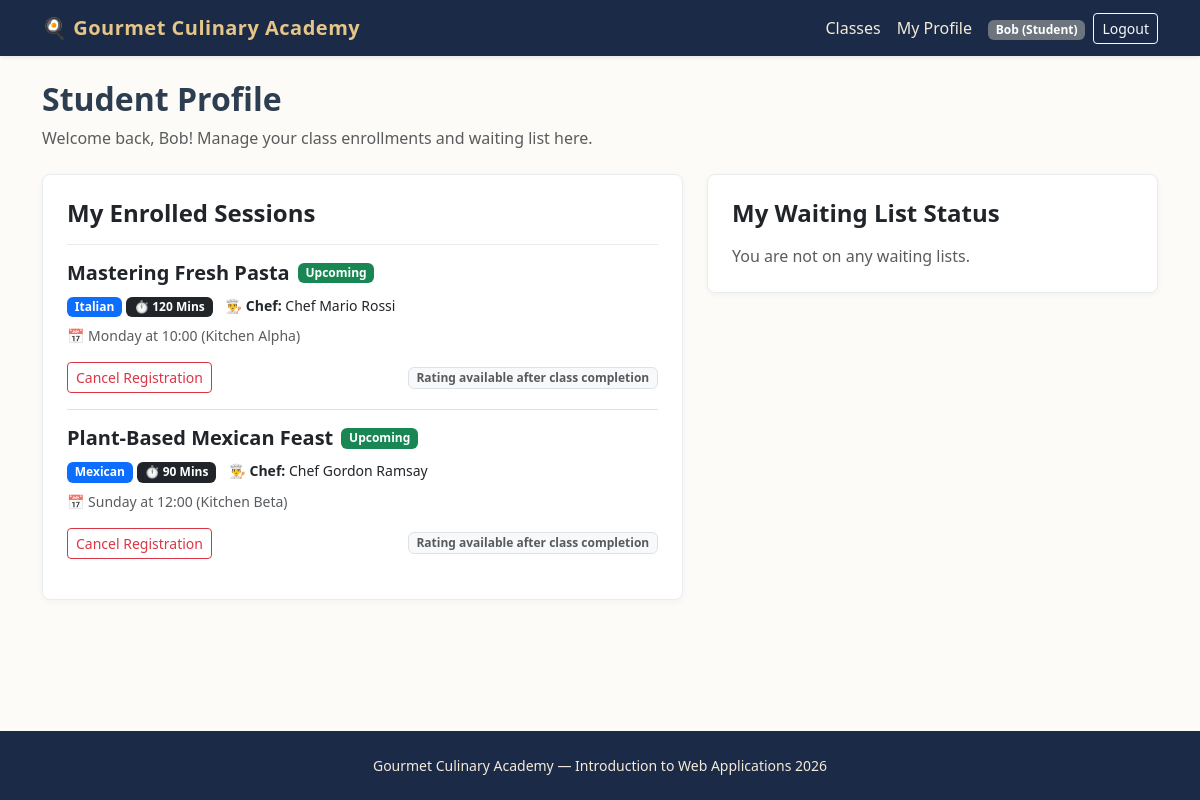
Page /student/profile (signed in) on the committed database.
### tables this page shows
CREATE TABLE users (
    id INTEGER PRIMARY KEY AUTOINCREMENT,
    email TEXT UNIQUE NOT NULL,
    first_name TEXT NOT NULL,
    last_name TEXT NOT NULL,
    password TEXT NOT NULL,
    role TEXT NOT NULL CHECK(role IN ('Manager', 'Student'))
);

CREATE TABLE enrollments (
    id INTEGER PRIMARY KEY AUTOINCREMENT,
    student_id INTEGER NOT NULL,
    session_id INTEGER NOT NULL,
    FOREIGN KEY (student_id) REFERENCES users(id) ON DELETE CASCADE,
    FOREIGN KEY (session_id) REFERENCES class_sessions(id) ON DELETE CASCADE,
    UNIQUE(student_id, session_id)
);

CREATE TABLE cooking_classes (
    id INTEGER PRIMARY KEY AUTOINCREMENT,
    manager_id INTEGER NOT NULL,
    title TEXT NOT NULL UNIQUE,
    cuisine TEXT NOT NULL,
    difficulty TEXT NOT NULL CHECK(difficulty IN ('Beginner', 'Intermediate', 'Advanced')),
    duration INTEGER NOT NULL,
    dietary_category TEXT NOT NULL CHECK(dietary_category IN ('Standard', 'Vegetarian', 'Vegan', 'Gluten-free')),
    chef_name TEXT NOT NULL,
    ingredients TEXT NOT NULL, -- Virgülle ayrılmış en az 4 malzeme
    description TEXT NOT NULL,
    photo_1 TEXT NOT NULL,
    photo_2 TEXT NOT NULL,
    photo_3 TEXT NOT NULL,
    FOREIGN KEY (manager_id) REFERENCES users(id) ON DELETE CASCADE
);

CREATE TABLE class_sessions (
    id INTEGER PRIMARY KEY AUTOINCREMENT,
    class_id INTEGER NOT NULL,
    day_of_week TEXT NOT NULL CHECK(day_of_week IN ('Monday', 'Tuesday', 'Wednesday', 'Thursday', 'Friday', 'Saturday', 'Sunday')),
    start_time TEXT NOT NULL, -- HH:MM formatında
    kitchen_name TEXT NOT NULL,
    max_capacity INTEGER NOT NULL DEFAULT 10,
    FOREIGN KEY (class_id) REFERENCES cooking_classes(id) ON DELETE CASCADE
);

### routes/student_routes.py (the view)
@student_bp.route("/profile")
@login_required
def profile():
    raw_enrollments = get_student_enrollments(current_user.id)
    waiting_sessions = get_student_waiting_list(current_user.id)
    processed_enrollments = []
    print("\n--- DEBUG START ---")
    sim_now = get_current_simulated_datetime()
    print(f"1. SIMULE ZAMAN: {sim_now} (Day Index: {sim_now.isoweekday()})")
    for item in raw_enrollments:
        enroll_data = dict(item)
        day = enroll_data.get("day_of_week")
        time_str = enroll_data.get("start_time")
        is_past_val = is_session_past(day, time_str)
        enroll_data["is_past"] = is_past_val
        enroll_data["can_cancel"] = can_cancel_enrollment(day, time_str)
        print(
            f"2. DERS: {enroll_data.get('class_title')} | "
            f"Gun: '{day}' | Saat: '{time_str}' | "
            f"is_past sonucu: {is_past_val}"
        )
        processed_enrollments.append(enroll_data)
    print("--- DEBUG END ---\n")
    return render_template(
        "student/profile.html",
        enrollments=processed_enrollments,
        waiting_sessions=waiting_sessions,
    )

### app.py (called while the page is built)
@app.after_request
def add_header(response):
    response.headers["Cache-Control"] = (
        "no-store, no-cache, must-revalidate, post-check=0, pre-check=0, max-age=0"
    )
    response.headers["Pragma"] = "no-cache"
    response.headers["Expires"] = "-1"
    return response

@login_manager.user_loader
def load_user(user_id):
    row = get_user_by_id(user_id)
    if row:
        return User(
            user_id=row["id"],
            email=row["email"],
            first_name=row["first_name"],
            last_name=row["last_name"],
            role=row["role"]
        )
    return None

### dao/enrollment_dao.py (called while the page is built)
def get_student_waiting_list(student_id):
    conn = get_db()
    cursor = conn.cursor()
    cursor.execute(
        """
        SELECT w.id AS waiting_id, w.session_id, s.day_of_week, s.start_time,
               c.title AS class_title, c.chef_name, c.duration,
               (
                   SELECT COUNT(*) + 1
                   FROM waiting_list w2
                   WHERE w2.session_id = w.session_id AND w2.joined_at < w.joined_at
               ) AS position
        FROM waiting_list w
        JOIN class_sessions s ON w.session_id = s.id
        JOIN cooking_classes c ON s.class_id = c.id
        WHERE w.student_id = ?
        ORDER BY w.joined_at ASC
    """,
        (student_id,),
    )
    waiting_list = cursor.fetchall()
    close_db(conn)
    return waiting_list

### dao/user_dao.py (called while the page is built)
def get_user_by_id(user_id):
    conn = get_db()
    cursor = conn.cursor()
    cursor.execute("SELECT * FROM users WHERE id = ?", (user_id,))
    user = cursor.fetchone()
    close_db(conn)
    return user

### database/database.py (called while the page is built)
def get_db():
    conn = sqlite3.connect(DATABASE, timeout=10.0)
    conn.row_factory = sqlite3.Row
    conn.execute("PRAGMA foreign_keys = ON")
    return conn

### routes/student_routes.py (called while the page is built)
@student_bp.before_request
@login_required
def check_student_role():
    if current_user.role != "Student":
        flash("Access denied. Student privileges required.", "danger")
        return redirect(url_for("home.index"))

### utils.py (called while the page is built)
def can_cancel_enrollment(session_day, session_start_time):
    sim_now = get_current_simulated_datetime()
    session_dt = get_next_session_datetime(session_day, session_start_time)
    if sim_now >= session_dt:
        return False
    time_difference = session_dt - sim_now
    return time_difference.total_seconds() >= 12 * 3600

### templates/student/profile.html (shortened to what this page needs)
{% extends "base.html" %}
{% block content %}
<header class="mb-4">
    <h1 class="h2 fw-bold">Student Profile</h1>
    <p class="text-muted">Welcome back, {{ current_user.first_name }}! Manage your class enrollments and waiting list here.</p>
</header>
<div class="row g-4">
    <section class="col-lg-7">
        <div class="card card-culinary p-4 mb-4">
            <h2 class="h4 fw-bold mb-3">My Enrolled Sessions</h2>
            {% if enrollments %}
                <div class="list-group list-group-flush">
                    {% for e in enrollments %}
                        <div class="list-group-item bg-transparent px-0 py-3 {{ 'opacity-75' if e.is_past else '' }}">
                            <div class="d-flex justify-content-between align-items-start mb-2">
                                <div>
                                    <div class="d-flex align-items-center gap-2 mb-1">
                                        <h3 class="h5 fw-bold mb-0">{{ e.class_title }}</h3>
                                        {% if e.is_past %}
                                            <span class="badge bg-secondary">Completed</span>
                                        {% else %}
                                            <span class="badge bg-success">Upcoming</span>
                                        {% endif %}
                                    </div>
                                    <div class="mb-2 mt-2">
                                        <span class="badge bg-primary">{{ e.cuisine }}</span>
                                        {% if e.duration %}
                                            <span class="badge bg-dark">⏱️ {{ e.duration }} Mins</span>
                                        {% endif %}
                                        <span class="small text-dark ms-2">👨‍🍳 <strong>Chef:</strong> {{ e.chef_name }}</span>
                                    </div>
                                    <div class="text-muted small">
                                        📅 {{ e.day_of_week }} at {{ e.start_time[:5] if e.start_time else e.start_time }} ({{ e.kitchen_name }})
                                    </div>
                                </div>
                            </div>
                            <div class="d-flex justify-content-between align-items-center mt-3 flex-wrap gap-2">
                                {% if e.is_past %}
                                    <span class="text-muted small"><i>Session completed</i></span>
                                    {% if e.user_score %}
                                        <span class="badge bg-info text-dark">Your Rating: ⭐ {{ e.user_score }}/5</span>
                                    {% else %}
                                        <form method="post" action="{{ url_for('student.rate_session', session_id=e.session_id) }}" class="d-flex align-items-center gap-1">
                                            <select name="score" class="form-select form-select-sm" required>
                                                <option value="" disabled selected>Rate Class</option>
                                                <option value="5">5 ⭐⭐⭐⭐⭐</option>
                                                <option value="4">4 ⭐⭐⭐⭐</option>
                                                <option value="3">3 ⭐⭐⭐</option>
                                                <option value="2">2 ⭐⭐</option>
                                                <option value="1">1 ⭐</option>
                                            </select>
                                            <button type="submit" class="btn btn-sm btn-warning">Submit</button>
                                        </form>
                                    {% endif %}
                                {% else %}
                                    <form method="post" action="{{ url_for('student.cancel', session_id=e.session_id) }}">
                                        <button type="submit" class="btn btn-sm btn-outline-danger" onclick="return confirm('Are you sure you want to cancel this enrollment?')">Cancel Registration</button>
                                    </form>
                                    <span class="badge bg-light text-muted border">Rating available after class completion</span>
                                {% endif %}
                            </div>
                        </div>
                    {% endfor %}
                </div>
            {% else %}
                <p class="text-muted mb-0">You are not currently enrolled in any cooking classes.</p>
            {% endif %}
        </div>
    </section>
    <section class="col-lg-5">
        <div class="card card-culinary p-4">
            <h2 class="h4 fw-bold mb-3">My Waiting List Status</h2>
            {% if waiting_sessions %}
                <div class="list-group list-group-flush">
                    {% for w in waiting_sessions %}
                        <div class="list-group-item bg-transparent px-0 py-3">
                            <h3 class="h6 fw-bold mb-1">{{ w.class_title }}</h3>
                            <div class="mb-2">
                                {% if w.duration %}
                                    <span class="badge bg-dark small p-1">⏱️ {{ w.duration }} Mins</span>
                                {% endif %}
                                <span class="small text-dark ms-1">👨‍🍳 <strong>Chef:</strong> {{ w.chef_name }}</span>
                            </div>
                            <p class="small text-muted mb-2">📅 {{ w.day_of_week }} at {{ w.start_time[:5] if w.start_time else w.start_time }}</p>
                            <div class="d-flex justify-content-between align-items-center">
                                <span class="badge bg-warning text-dark">Queue Position: #{{ w.position }}</span>
                                <form method="post" action="{{ url_for('student.leave_waiting', session_id=w.session_id) }}">
                                    <button type="submit" class="btn btn-sm btn-link text-danger p-0 text-decoration-none">Leave List</button>
                                </form>
                            </div>
                        </div>
                    {% endfor %}
                </div>
            {% else %}
                <p class="text-muted mb-0">You are not on any waiting lists.</p>
            {% endif %}
        </div>
    </section>
</div>
{% endblock %}

### templates/base.html (shortened to what this page needs)
<!DOCTYPE html>
<html lang="en">
<head>
    <link href="https://cdn.jsdelivr.net/npm/bootstrap@5.3.3/dist/css/bootstrap.min.css" rel="stylesheet">
    <link rel="stylesheet" href="{{ url_for('static', filename='css/style.css') }}">
</head>
<body>
    <header>
        <nav class="navbar navbar-expand-lg navbar-dark bg-culinary shadow-sm">
            <div class="container">
                <a class="navbar-brand" href="{{ url_for('home.index') }}">🍳 Gourmet Culinary Academy</a>
                <section class="collapse navbar-collapse" id="mainNav">
                    <ul class="navbar-nav ms-auto align-items-center">
                        <li class="nav-item">
                            <a class="nav-link" href="{{ url_for('home.index') }}">Classes</a>
                        </li>
                        {% if current_user.is_authenticated %}
                            {% if current_user.role == 'Manager' %}
                                <li class="nav-item">
                                    <a class="nav-link" href="{{ url_for('manager.dashboard') }}">Dashboard</a>
                                </li>
                                <li class="nav-item">
                                    <a class="nav-link" href="{{ url_for('manager.create_class') }}">New Class</a>
                                </li>
                            {% else %}
                                <li class="nav-item">
                                    <a class="nav-link" href="{{ url_for('student.profile') }}">My Profile</a>
                                </li>
                            {% endif %}
                            <li class="nav-item ms-lg-2">
                                <span class="badge bg-secondary">{{ current_user.first_name }} ({{ current_user.role }})</span>
                            </li>
                            <li class="nav-item ms-lg-2">
                                <a class="btn btn-sm btn-outline-light" href="{{ url_for('auth.logout') }}">Logout</a>
                            </li>
                        {% endif %}
                    </ul>
                </section>
            </div>
        </nav>
    </header>
    <main class="container py-4">
        {% block content %}{% endblock %}
    </main>
    <footer class="site-footer text-center py-4 mt-auto">
        <div class="container">
            <p class="mb-0 small">Gourmet Culinary Academy — Introduction to Web Applications 2026</p>
        </div>
    </footer>
</body>
</html>

### static/css/style.css (style rules this page uses)
body { background-color: #fdfbf7; color: #2c3e50; font-family: "Segoe UI", Tahoma, Geneva, Verdana, sans-serif; min-height: 100vh; display: flex; flex-direction: column; }
main { flex: 1; }
.bg-culinary { background-color: #1b2a47; }
.navbar-dark .navbar-brand { color: #e6c687; font-weight: 700; letter-spacing: 0.5px; }
.navbar-dark .nav-link { color: #f4ebd9; }
.card-culinary { border: 1px solid #e9ecef; border-radius: 8px; transition: transform 0.15s ease, box-shadow 0.15s ease; box-shadow: 0 2px 6px rgba(0,0,0,0.04); }
.site-footer { background-color: #1b2a47; color: #f4ebd9; }

### rows in the picture
users: first_name "Bob", role "Student"
enrollments: class_title "Mastering Fresh Pasta", cuisine "Italian", duration "120", chef_name "Chef Mario Rossi", day_of_week "Monday", start_time "10:00", kitchen_name "Kitchen Alpha"
enrollments: class_title "Plant-Based Mexican Feast", cuisine "Mexican", duration "90", chef_name "Chef Gordon Ramsay", day_of_week "Sunday", start_time "12:00", kitchen_name "Kitchen Beta"
